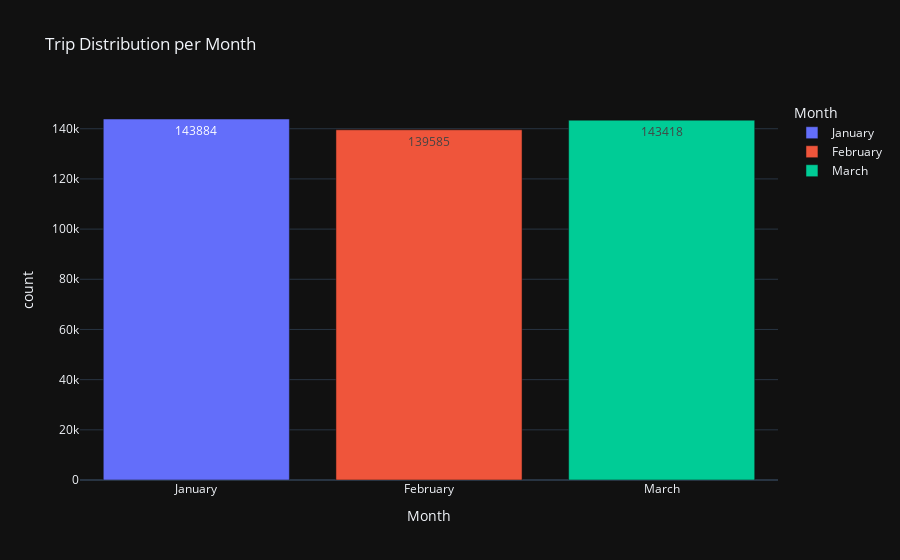

Here is the notebook cell this chart was saved with:
### Code cell
fig = px.bar(trip_month, x=trip_month.index, y=trip_month.values, text=trip_month.values, 
             title='Trip Distribution per Month', template='plotly_dark', color=trip_month.index)
fig.update_layout(xaxis_title='Month', yaxis_title='count', legend_title='Month')

### Figure 1 — Plotly figure (JSON) as saved in the notebook; plotly's stock layout.template omitted (floating-point values rounded to 4 significant figures)
{"data": [{"alignmentgroup": "True", "hovertemplate": "index=%{x}<br>y=%{y}<br>text=%{text}<extra></extra>", "legendgroup": "January", "marker": {"color": "#636efa"}, "name": "January", "offsetgroup": "January", "orientation": "v", "showlegend": true, "text": [143884], "textposition": "auto", "type": "bar", "x": ["January"], "xaxis": "x", "y": [143884], "yaxis": "y"}, {"alignmentgroup": "True", "hovertemplate": "index=%{x}<br>y=%{y}<br>text=%{text}<extra></extra>", "legendgroup": "February", "marker": {"color": "#EF553B"}, "name": "February", "offsetgroup": "February", "orientation": "v", "showlegend": true, "text": [139585], "textposition": "auto", "type": "bar", "x": ["February"], "xaxis": "x", "y": [139585], "yaxis": "y"}, {"alignmentgroup": "True", "hovertemplate": "index=%{x}<br>y=%{y}<br>text=%{text}<extra></extra>", "legendgroup": "March", "marker": {"color": "#00cc96"}, "name": "March", "offsetgroup": "March", "orientation": "v", "showlegend": true, "text": [143418], "textposition": "auto", "type": "bar", "x": ["March"], "xaxis": "x", "y": [143418], "yaxis": "y"}], "layout": {"barmode": "relative", "legend": {"title": {"text": "Month"}, "tracegroupgap": 0}, "title": {"text": "Trip Distribution per Month"}, "xaxis": {"anchor": "y", "categoryarray": ["January", "February", "March"], "categoryorder": "array", "domain": [0, 1], "title": {"text": "Month"}}, "yaxis": {"anchor": "x", "domain": [0, 1], "title": {"text": "count"}}}}
